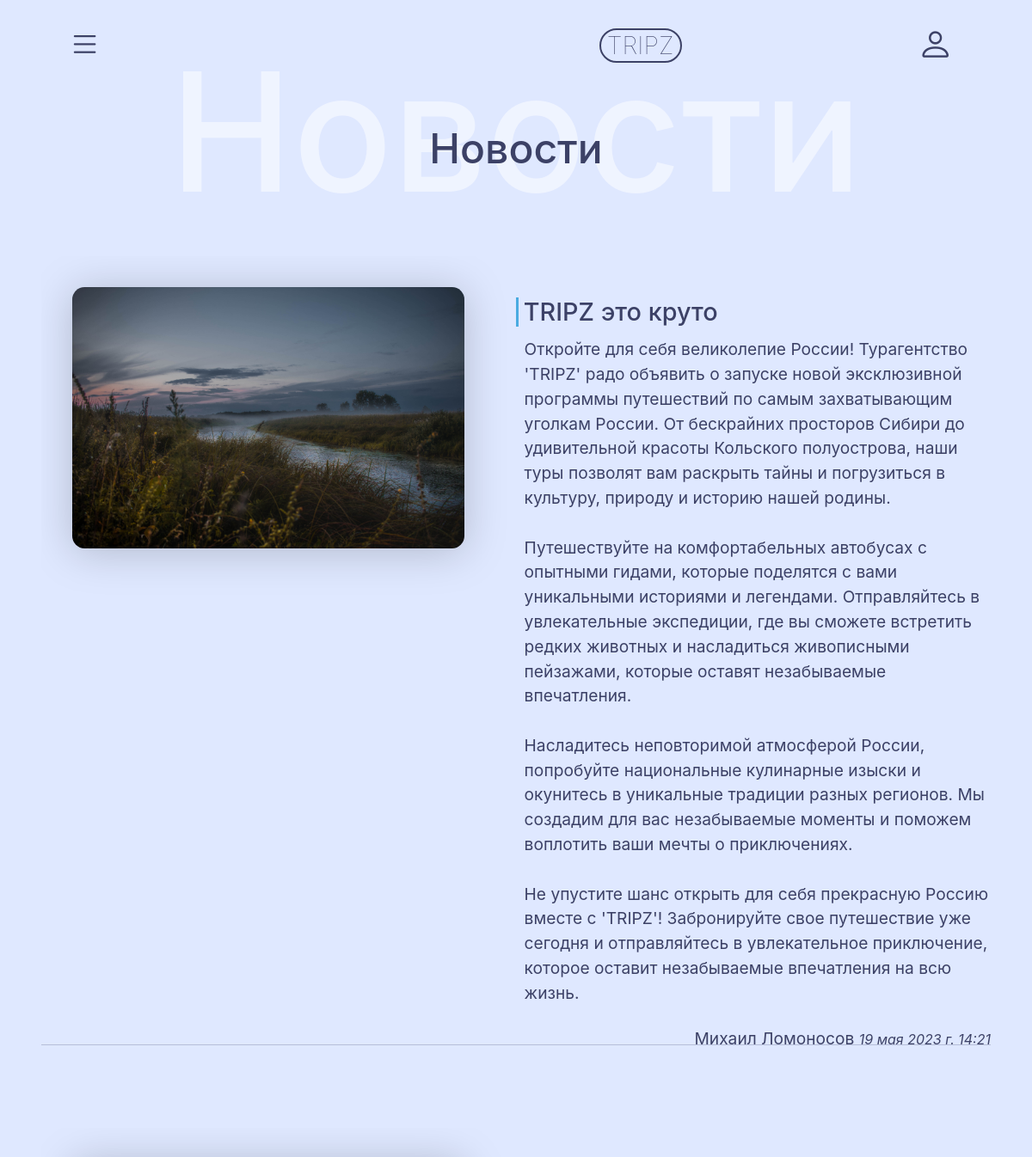
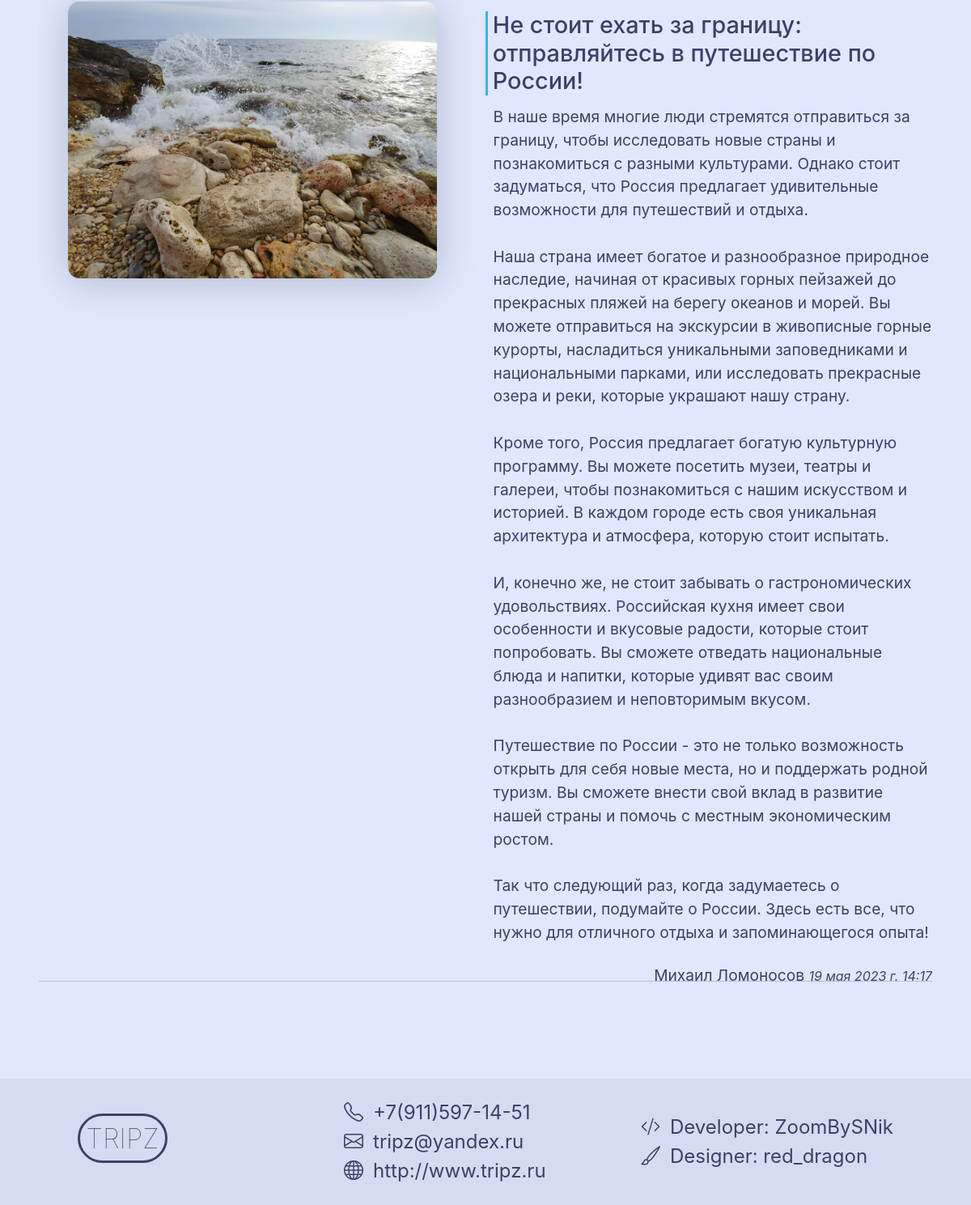
Page /news on the committed database (2 pictures, top to bottom).
### tours/models.py (models this page shows, shortened)
class Message(models.Model):
    content = models.TextField(verbose_name='Содержимое')
    departure_date = models.DateTimeField(auto_now_add=True, verbose_name='Время отправления')
    class Meta:
        verbose_name = 'Сообщение'
        verbose_name_plural = 'Сообщения'

class News(Message):
    title = models.CharField(max_length=120, verbose_name='Заголовок')
    creator = models.ForeignKey(TourismManager, on_delete=models.SET_NULL, null=True,
                                blank=True, verbose_name='Создатель')
    cover_image = models.ImageField(upload_to='news_covers/', null=True,
                                blank=True, verbose_name='Обложка')
    class Meta:
        verbose_name = 'Новость'
        verbose_name_plural = 'Новости'

class Message(models.Model):
    content = models.TextField(verbose_name='Содержимое')
    departure_date = models.DateTimeField(auto_now_add=True, verbose_name='Время отправления')
    class Meta:
        verbose_name = 'Сообщение'
        verbose_name_plural = 'Сообщения'

### pages/views.py (the view)
# urls.py: path('news', views.news_view, name='news'),
def news_view(request):
    news = News.objects.order_by('-departure_date').all()
    context = {
        'news':news
    }
    return render(request, "news.html", context)

### pages/templates/news.html (shortened to what this page needs)
{% extends 'base.html' %}
{% block content %}
    <div class="header">
        <div class="nav-custom">{% include 'navbar.html' %}</div>
    </div>
    <div class="main-content">
        <div class="news-div">
            <div class="main-text-container">
                <h1 class="main-text-bg">Новости</h1>
                <h3 class="main-text-fr">Новости</h3>
            </div>
            {% for new in news|slice:":3" %}
                <div class="block">
                    <div class="img-in-block-container">
                        <img src="{{ new.cover_image.url }}" class="img-in-block">
                    </div>
                    <div class="text-in-block">
                        <h6>
                            {{ new.title }}
                        </h6>
                        <p>{{ new.content|linebreaksbr }}</p>
                        <p style="text-align: right">{{ new.creator.get_full_name }}  <i style="font-size: smaller">{{ new.departure_date }}</i></p>
                    </div>
                </div>
                <hr style="margin-top: -1.3em">
            {% endfor %}
        </div>
    </div>
{% endblock %}

### pages/templates/news.html (style rules this page uses)
.nav-custom { z-index: 10000; position: fixed; top: 0px; width: 100%; background: none; padding: 0em 2em; }
.main-content { width: 100%; padding: 2em; margin-bottom: 2em; }
.main-text-container { position: relative; height: auto; margin-top: 4em; }
.main-text-bg { position: absolute; z-index: 1; font-size: 8em; color: rgba(255, 255, 255, 0.5); text-align: center; width: 100%; top: -0.55em; }
.main-text-fr { position: relative; font-size: 2em; z-index: 2; text-align: center; }
.block { margin-top: 4em; overflow: hidden; }
.img-in-block-container { float: left; width: 50%; padding: 1.5em 1.5em 1.8em; }
.img-in-block { max-width: 95%; border-radius: 0.6em; filter: drop-shadow(0em 0.2em 1em rgba(0, 0, 0, 0.2)); height: auto; }
.text-in-block { margin-top: 2em; overflow: hidden; margin-left: 50%; }
.text-in-block h6 { position: relative; font-size: 1.2em; border-left-style: solid; border-left-color: #4AABE1; padding-left: 0.2em; }
.text-in-block p { position: relative; padding-left: 0.5em; font-size: 0.8em; }
.header { width: 100%; }

### pages/templates/base.html (style rules this page uses)
* { font-family: 'Inter', sans-serif; font-weight: normal; font-size: 24px; color: #3C4166; }

### rows in the picture
News: cover_image (picture), title "TRIPZ это круто", content "Откройте для себя великолепие России! Турагентство 'TRIPZ' радо объявить о запуске новой эксклюзивной программы путешествий по самым захватывающим уголкам России. От бескрайних просторов Сибири до удивительной красоты Кольского полуострова, наши туры позволят вам раскрыть тайны и погрузиться в культуру, природу и историю нашей родины. Путешествуйте на комфортабельных автобусах с опытными гидами, которые поделятся с вами уникальными историями и легендами. Отправляйтесь в увлекательные экспедиции, где вы сможете встретить редких животных и насладиться живописными пейзажами, которые оставят незабываемые впечатления. Насладитесь неповторимой атмосферой России, попробуйте национальные кулинарные…", creator.get_full_name "Михаил Ломоносов", departure_date "19 мая 2023 г. 14:21"
News: cover_image (picture), title "Не стоит ехать за границу: отправляйтесь в путешествие по России!", content "В наше время многие люди стремятся отправиться за границу, чтобы исследовать новые страны и познакомиться с разными культурами. Однако стоит задуматься, что Россия предлагает удивительные возможности для путешествий и отдыха. Наша страна имеет богатое и разнообразное природное наследие, начиная от красивых горных пейзажей до прекрасных пляжей на берегу океанов и морей. Вы можете отправиться на экскурсии в живописные горные курорты, насладиться уникальными заповедниками и национальными парками, или исследовать прекрасные озера и реки, которые украшают нашу страну. Кроме того, Россия предлагает богатую культурную программу. Вы можете посетить музеи, театры и галереи, чтобы познакомиться с…", creator.get_full_name "Михаил Ломоносов", departure_date "19 мая 2023 г. 14:17"
